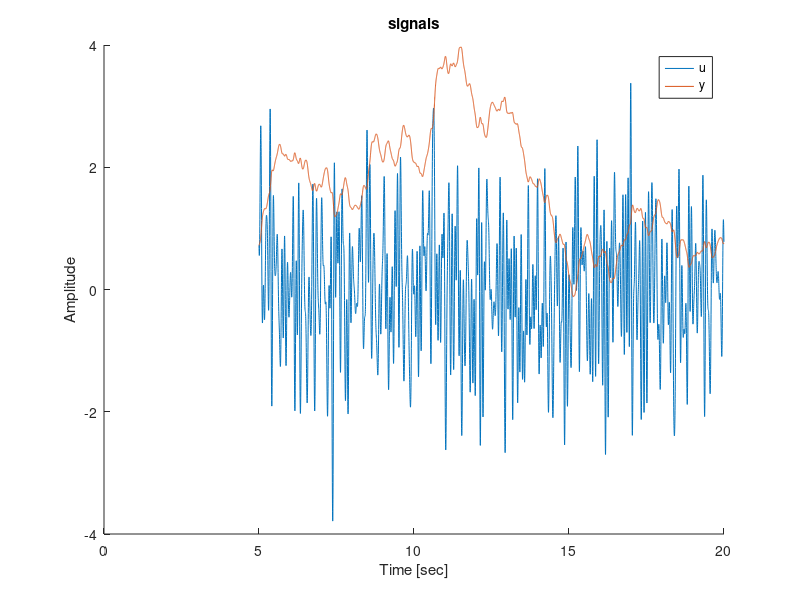

This figure's MATLAB source: (Note: this script raises an error after producing the figure.)
%% ECEN 4638 Post-Processing Script - Position Data
%
% Ian Faber, Brennen Billig, Luke Hanley
%

%% Housekeeping
close all;

%% Load Data (for offline analysis)
load("freqDataNoSpin.mat")
volt = u; % Fix voltage naming

%% Processing
t = 0:Ts:Te-Ts; % Define experiment window
t = t + Tt; % shift by Tt

f = 0:1/Te: 1/Ts - 1/Te;
w = 2*pi*f;

% volt = u;
u = volt;
U = fft(u)/length(u); % Perform fft and normalize by number of points

y = theta;
Y = fft(y)/length(y);

H = Y./U;

figure
hold on;
title("signals")
plot(t,u,t,y)
xlabel("Time [sec]")
ylabel("Amplitude")
legend("u","y")
% 
% figure
% hold on;
% title("FFT of u")
% stem(f,abs(U))
% xline(1/(2*Ts),'k--')
% xlabel("Frequency [Hz]")
% ylabel("Amplitude")

% figure
% hold on;
% title("FFT of y")
% stem(f,abs(Y))
% xline(1/(2*Ts),'k--')
% xlabel("Frequency [Hz]")
% ylabel("Amplitude")

%model checks
K = db2mag(6.023)
w0 = 3.351;
Q = db2mag(-37.4798 - K);
% modelsys = tf([K], [1/(w0^2) 1/(Q*w0) 1]);
% modelsys = tf(1,[1 0])
modelsys = tf([K], [1/w0 1 0]);
% w0 = 28.9027;
[modelMag, modelPhase] = bode(modelsys,w);
modelMag = squeeze(db(modelMag));
modelPhase = squeeze(modelPhase);

% wt = 16.3363;

figure
subplot(2,1,1)
semilogx(w(w<=N*wr), db(abs(H(w<=N*wr)))) % Experiment
hold on
title("Amplitude Bode Plot of H")
plot(w,modelMag) % Model
% yline(13.17-db(wt)-3,'b--') % Experiment w0
% yline(-3.91276-db(w0)-3,'r--') % Model w0
% xline(wt, 'b--') % Experiment w0
% xline(w0,'r--') % Model w0
xlabel("Frequency [rad/s]")
ylabel("Amplitude [dB]")
legend("Experiment", "Model")
grid on

subplot(2,1,2)
semilogx(w(w<=N*wr), rad2deg(unwrap(angle(H(w<=N*wr))))) % Experiment
hold on
title("Phase Bode Plot of H")
plot(w,modelPhase); % Model
% xline(w0,'r--') % Model w0
xlabel("Frequency [rad/s]")
ylabel("Phase [deg]")
legend("Experiment", "Model")
grid on


